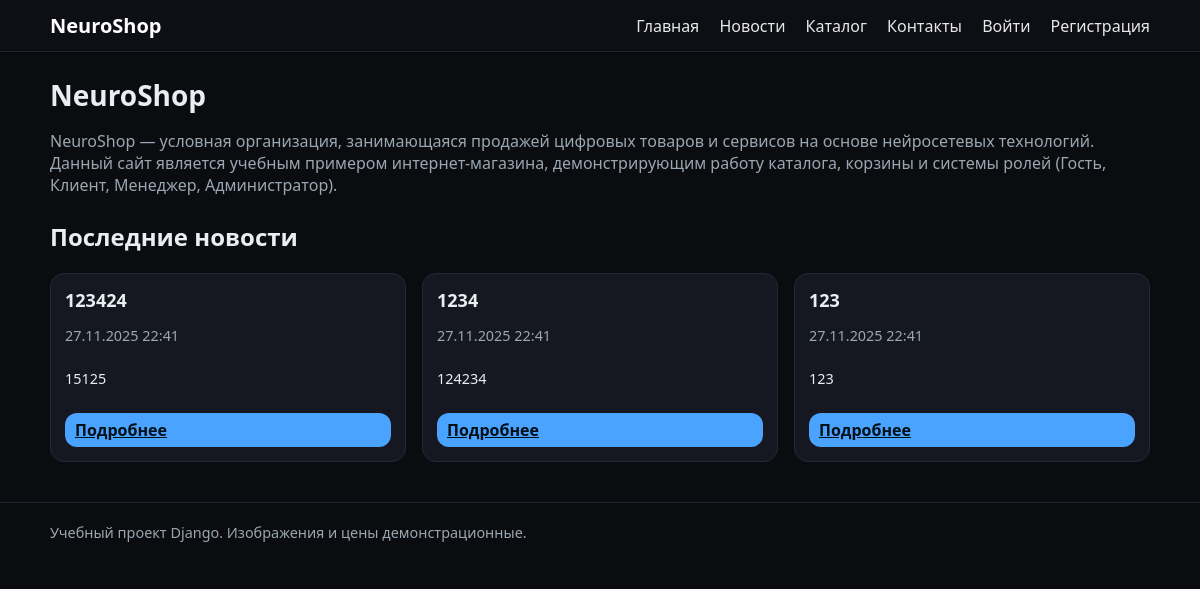
The page / on the database its author committed.
### store/models.py (models this page shows, shortened)
class News(models.Model):
    title = models.CharField("Заголовок", max_length=200)
    slug = models.SlugField("Слаг", unique=True)
    body = models.TextField("Текст новости")
    created_at = models.DateTimeField("Дата публикации", auto_now_add=True)
    is_published = models.BooleanField("Опубликовано", default=True)
    class Meta:
        ordering = ["-created_at"]
        verbose_name = "Новость"
        verbose_name_plural = "Новости"

### store/views.py (the view)
# urls.py: path("", views.home, name="home"),
def home(request):
    last_news = News.objects.filter(is_published=True)[:3]
    return render(request, "store/home.html", {"last_news": last_news})

### store/cart.py (called while the page is built)
    def total_qty(self):
        if not self.cart_obj:
            return 0
        return sum(item.qty for item in self.cart_obj.items.all())

    def total_price(self):
        if not self.cart_obj:
            return Decimal("0.00")
        return sum(item.subtotal for item in self.cart_obj.items.all())

### store/context_processors.py (called while the page is built)
def cart_summary(request):
    cart = Cart(request)
    return {
        "cart_total_qty": cart.total_qty(),
        "cart_total_price": cart.total_price(),
    }

### templates/store/home.html (shortened to what this page needs)
{% extends "base.html" %}
{% block content %}
<h1>NeuroShop</h1>
<p class="muted">
  NeuroShop — условная организация, занимающаяся продажей цифровых товаров и сервисов
  на основе нейросетевых технологий. Данный сайт является учебным примером интернет-магазина,
  демонстрирующим работу каталога, корзины и системы ролей (Гость, Клиент, Менеджер, Администратор).
</p>
<h2 style="margin-top:24px;">Последние новости</h2>
{% if last_news %}
  <div class="grid-3">
    {% for n in last_news %}
      <div class="card">
        <div class="card-body">
          <h3 class="card-title">{{ n.title }}</h3>
          <div class="small muted">{{ n.created_at|date:"d.m.Y H:i" }}</div>
          <p class="small">
            {{ n.body|truncatechars:140 }}
          </p>
          <a class="btn btn-sm" href="{% url 'store:news_detail' n.slug %}">Подробнее</a>
        </div>
      </div>
    {% endfor %}
  </div>
{% else %}
  <p>Пока нет новостей.</p>
{% endif %}
{% endblock %}

### static/store/styles.css (style rules this page uses)
:root { --bg:#0b0c10; --card:#151820; --text:#e8eef2; --mute:#9aa7b2; --acc:#4aa3ff; --danger:#e83d3d; }
* { box-sizing: border-box; }
body { margin:0; font-family:system-ui,Segoe UI,Roboto,Arial; background:var(--bg); color:var(--text); }
.small { font-size:.9rem; }
h1 { margin:24px 0 16px; font-size:28px; }
.muted { color:var(--mute); }
.grid-3 { display:grid; grid-template-columns: repeat(3, 1fr); gap:16px; }
.card { background:var(--card); border:1px solid #23293a; border-radius:14px; overflow:hidden; display:flex; flex-direction:column; }
.card-body { padding:14px; display:flex; flex-direction:column; gap:10px; }
.card-title { margin:0 0 4px; font-size:18px; }
.btn { background:var(--acc); color:#001018; border:none; padding:8px 14px; border-radius:12px; cursor:pointer; font-weight:700; }
.btn-sm { padding:6px 10px; font-weight:600; }

### rows shown on the page
News: title "123424", created_at "27.11.2025 22:41", body "15125"
News: title "1234", created_at "27.11.2025 22:41", body "124234"
News: title "123", created_at "27.11.2025 22:41", body "123"
